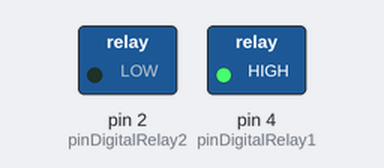
Simulated run of this sketch. Board: Arduino Uno, built with avr-gcc and run on an emulated ATmega328P. On the bench: switched loads named in the sketch (green lamp = pin HIGH). Dashed ring = blinking.

Above: at 0.5 s.
Timing chart, 0 to 4.6 s (numbered marks = the images above):
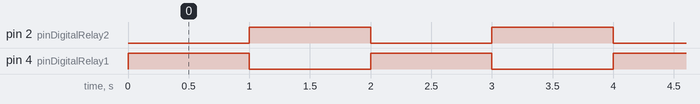

The sketch:

Testing_Relay.ino
```cpp
//Basic
//pin led yang kakinya panjang yang positif
//pin led yg kakinya pendek yg negatif

//normally open (NO)[kanan kalau dari arah tulisan GND, IN1, IN2, IN3, IN4, VCC] ke pin positif elektronik (dia penerus power dari COM)
//common (COM) [tengah] dari power source

// GND -> negatif
// Pin -> positif
// 5v,3v -> power (ardu -> vcc)

//Referensi : https://www.nyebarilmu.com/cara-mengakses-relay-menggunakan-arduino-uno/
// ardu   - board  - relay
// pinDig - ...    - InX
// GND    - GND    - GND,COM
// 5v     - ledPos - NO
// ...    - ledNeg - VCC


#define pinDigitalRelay1 4
#define pinDigitalRelay2 2
void setup() {
  // put your setup code here, to run once:

  pinMode(pinDigitalRelay1, OUTPUT);
  pinMode(pinDigitalRelay2, OUTPUT);
}

void loop() {
  // put your main code here, to run repeatedly:

  digitalWrite(pinDigitalRelay1, HIGH);
  digitalWrite(pinDigitalRelay2, LOW);
  delay(1000);

  digitalWrite(pinDigitalRelay1, LOW);
  digitalWrite(pinDigitalRelay2, HIGH);
  delay(1000);
}
```

Measured:
- by itself, pin 2 (pinDigitalRelay2), pin 4 (pinDigitalRelay1): alternates HIGH for 1.0 s and LOW for 1.0 s
